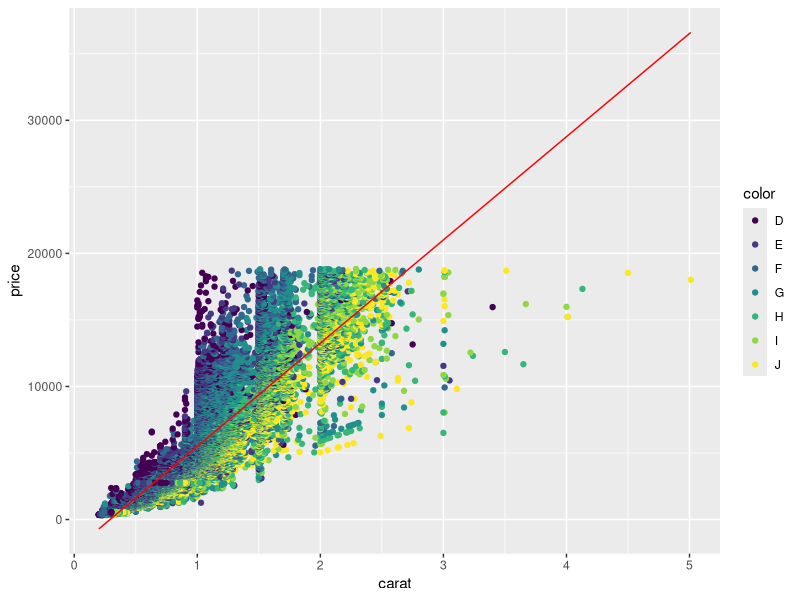

Write the R code that produced this figure.
## ---- chunk 1
library(ggplot2)
data(diamonds)

fit <- lm(price ~ carat, data=diamonds)

ggplot(diamonds, aes(carat, price, color=color)) +
    geom_point() + 
    geom_line(aes(x=diamonds$carat, y=predict(fit)), colour = "red")
